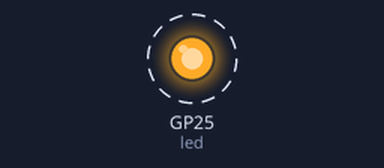
The program below on a simulated Raspberry Pi Pico running MicroPython. Shown: output pins drawn as LEDs (lit = HIGH). Dashed ring = blinking. At 1.2 s the program stops and its outputs stay as they are.

Above: at 0.1 s.
Timing chart, 0 to 2.7 s (numbered marks = the images above):
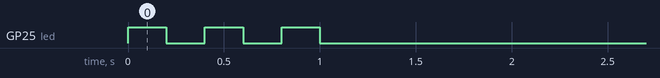

The program:

blink.py
```python
# blinking on the pico Wireless

import machine
import time

def blink_onboard_led(num_blinks):
    led = machine.Pin('LED', machine.Pin.OUT)
    for i in range(num_blinks):
        led.on()
        time.sleep(.2)
        led.off()
        time.sleep(.2)

blink_onboard_led(3)
```

Measured:
- by itself, GP25 (led): alternates HIGH for 0.20 s and LOW for 0.20 s, 6 changes in all, then stays LOW
